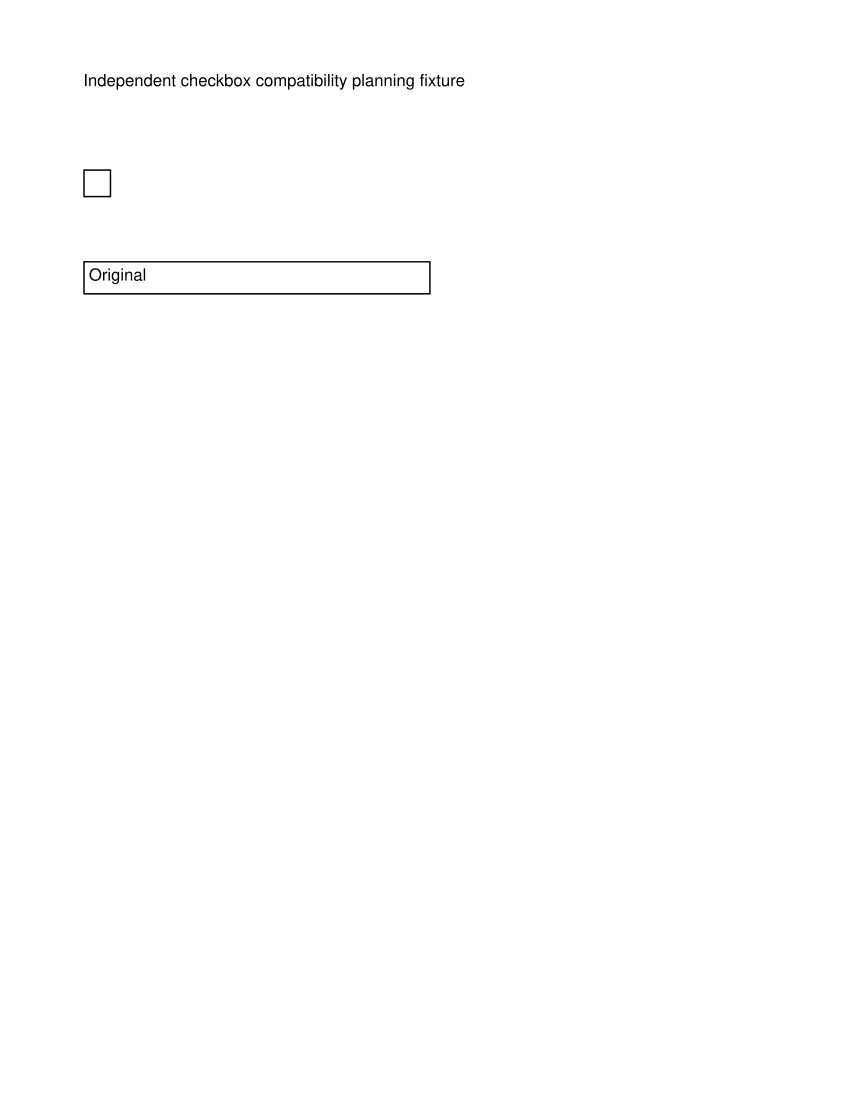

Recreate this plot in Python.
"""Provenance for reportlab-mixed-fields.pdf, generated independently with ReportLab 4.4.9.

Rust tests include the PDF bytes and do not require Python or ReportLab at runtime.
"""
from pathlib import Path
from reportlab.pdfgen import canvas
from reportlab.lib.colors import black, white

path = Path(__file__).with_suffix('.pdf')
c = canvas.Canvas(str(path), pagesize=(612, 792))
c.drawString(60, 730, 'Independent checkbox compatibility planning fixture')
c.acroForm.checkbox(name='Consent', tooltip='Consent', x=60, y=650, size=20,
    checked=False, buttonStyle='check', shape='square', borderStyle='solid',
    borderWidth=1, borderColor=black, fillColor=white, textColor=black, forceBorder=True)
c.acroForm.textfield(name='Name', x=60, y=580, width=250, height=24,
    value='Original', fontName='Helvetica', fontSize=12, borderWidth=1,
    borderStyle='solid', borderColor=black, fillColor=white, textColor=black,
    forceBorder=True, maxlen=40)
c.showPage()
c.save()
